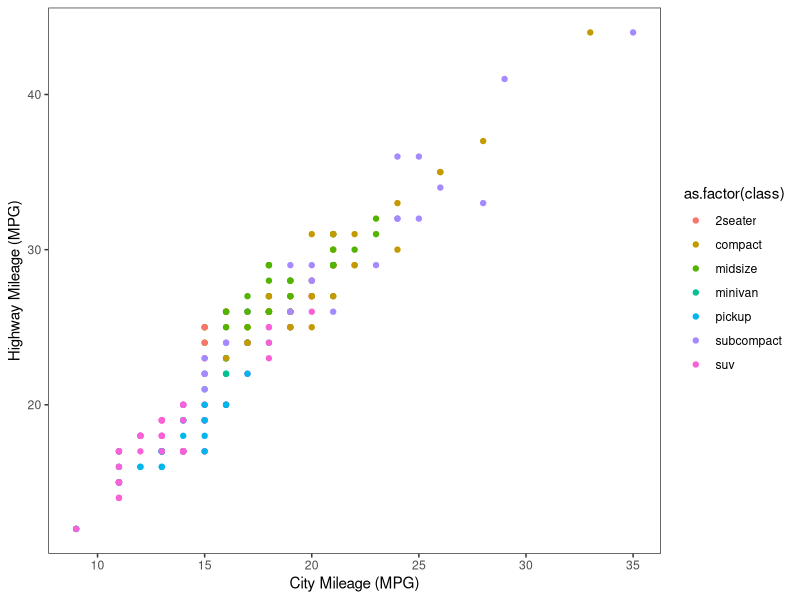
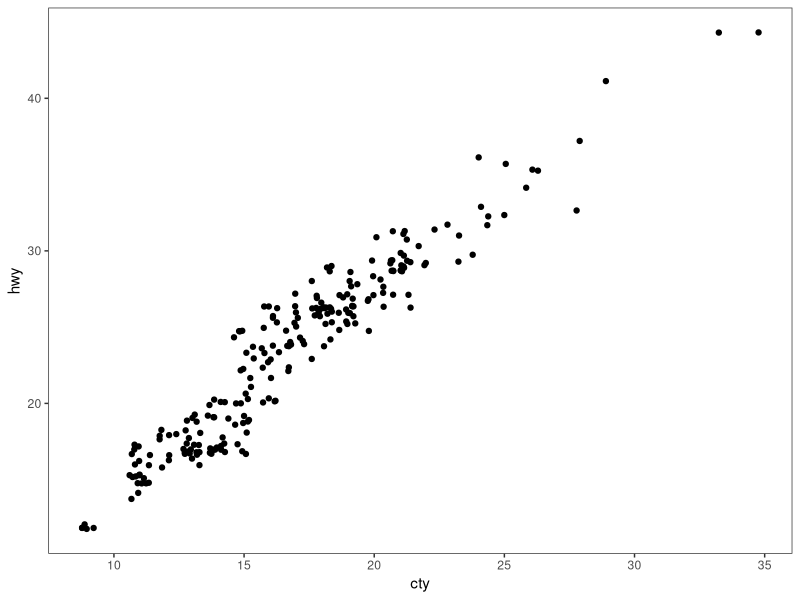
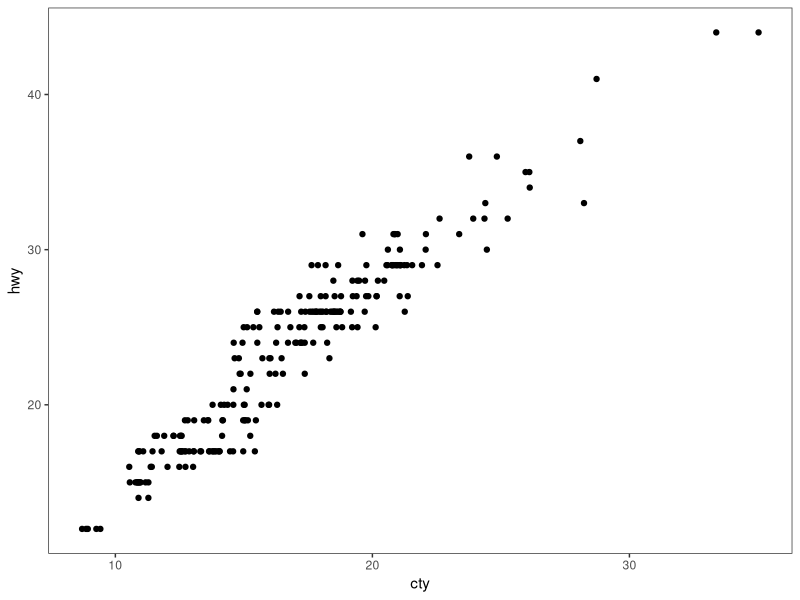
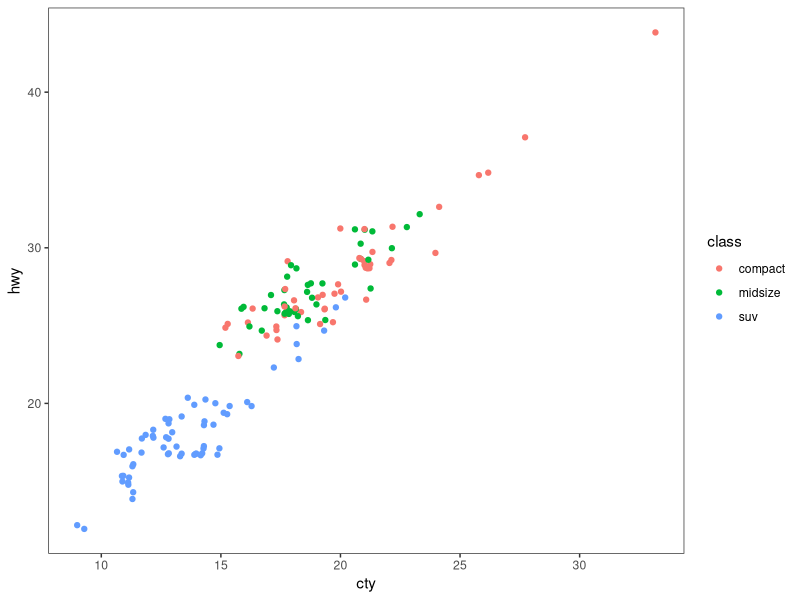
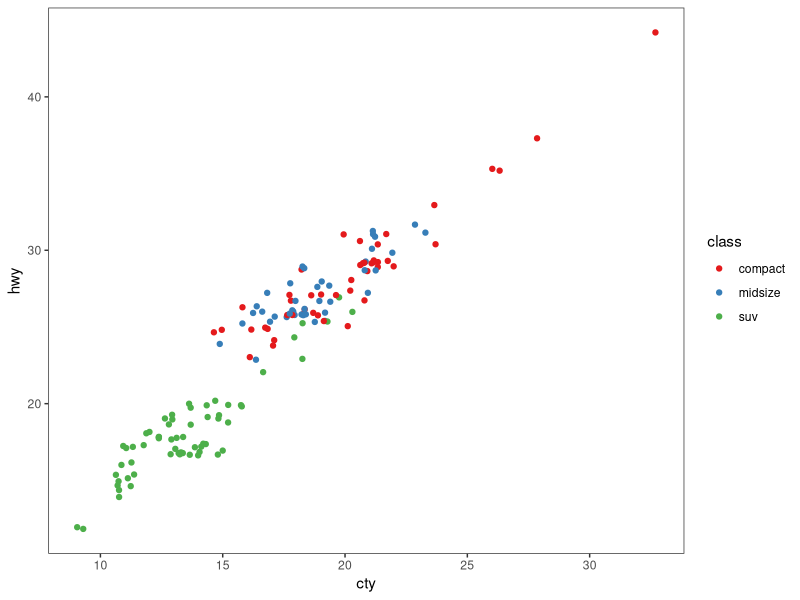
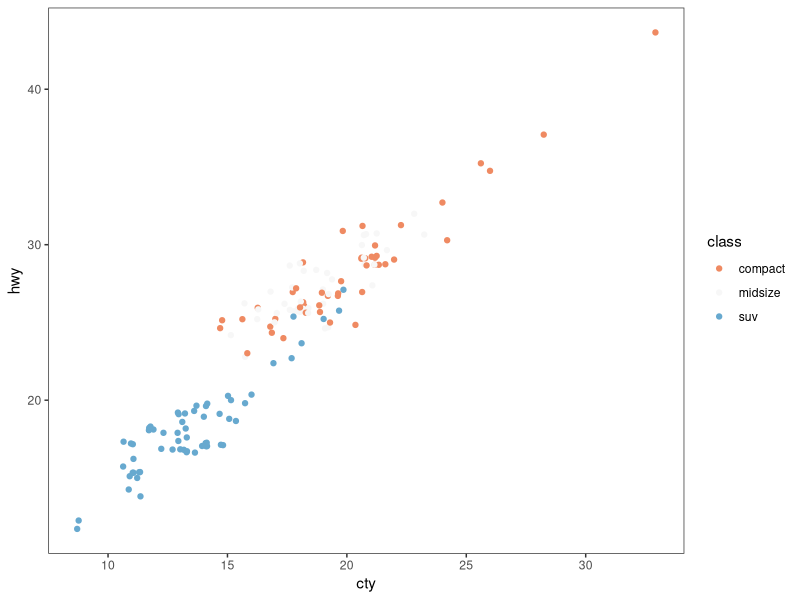
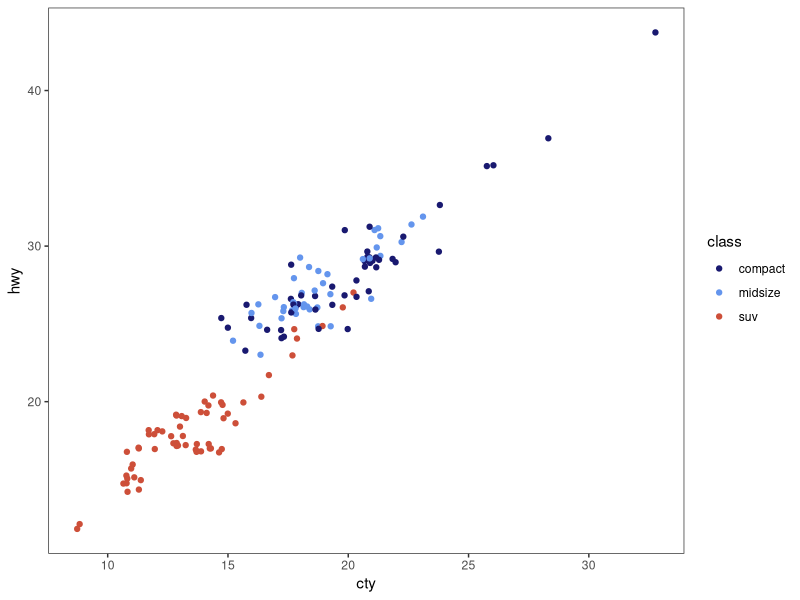
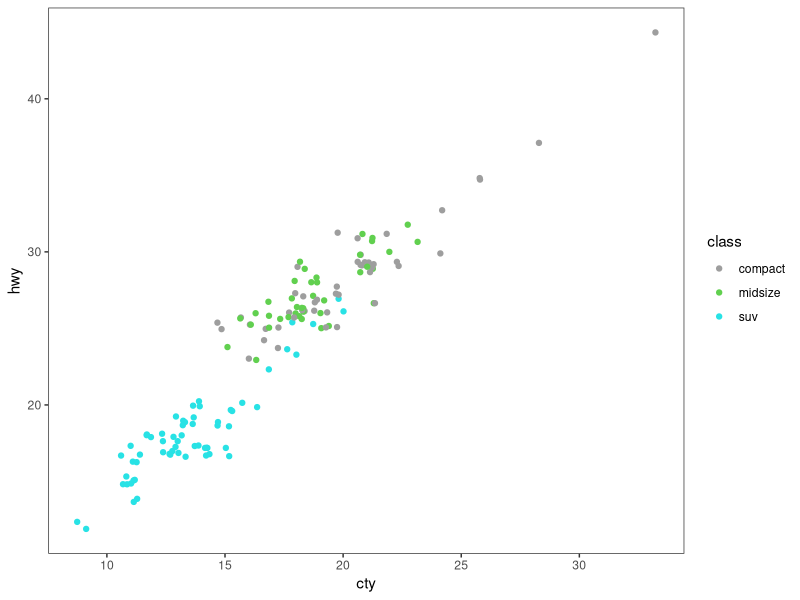

R code for these plots, in order: (Note: this script raises an error after producing the figures.)
# ---------------------------------------------------------- #
#### MODULE 3: Plot even more data!                       ####               
# ---------------------------------------------------------- #

library(ggplot2)
library(tidyverse)

## OBJECTIVE:
# 1. To develop a "grammar of graphics".
# 2. To become comfortable using ggplot2 for exploratory data visualization.


# ---------------------------------------------------------- #
#### SET UP:                                              ####
# ---------------------------------------------------------- #
# REMINDER: In RStudio, open the Rproject for our course (UNCG_DataWrangling), 
# pull any changes from GitHub, and navigate to the branch you created for 
# yourself (just a single branch for the whole semester) in RStudio's Git tab.
# Open this week's assignment in this new branch to complete and submit on GitHub.
# Ideally, you'll commit your answers a bit at a time as you work through
# this assignment, rather than committing all at once at the end.

# Reminder of some helpful resources for graphing in R:
# ggplot Cookbook: http://www.cookbook-r.com/Graphs/
# Official ggplot2 Book: https://ggplot2-book.org/
# Themes in ggplot2: https://ggplot2-book.org/polishing.html#themes

# In ggplot2, aesthetic means “something you can see”. Each aesthetic is a
# mapping between a visual cue and a variable.
# Examples include:
# position (i.e., on the x and y axes)
# color (“outside” color)
# fill (“inside” color)
# shape (of points)
# line type
# size

# Each type of geometric object (geom) accepts only a subset of all aesthetics.
# Refer to the geom help pages to see what mappings each geom accepts. Aesthetic
# mappings are set with the aes() function.

# TASK: We will be using the ggplot2 package for graphing. Fortunately, ggplot2 
# is nested within the tidyverse package (along with many others).
# Start by writing code to load the tidyverse library.
# HINT: see the end of assignment #1 if you forgot how to load a package.


# TASK: Write code below to set your theme to black and white and both your major
# AND minor gridlines to element_blank for all plots you'll be making today.
# HINT: Check back to last week's assignment section 1.9 for setting themes for
# all plots.

theme_set(theme_bw())
theme_update(panel.grid.major = element_blank(),
             panel.grid.minor = element_blank())

# ---------------------------------------------------------- #
#### 1.0 CORRELATION                                      ####
# ---------------------------------------------------------- #

# We learned how to make correlations last week, but it never hurts to get
# more practice! Let's start by using a data set built into ggplot2.
# The mpg dataset looks at the gas efficiency of different cars. Run the following
# code to load the data:
data(mpg, package = "ggplot2")

# TASK: Create a scatterplot (i.e., a dot plot) to relate city and highway mileage.
# Color the points by the class of car (class column) and label the x and y axis 
# to be more informative (City Mileage (MPG) vs Highway Mileage (MPG)).
# HINT: Refer back to last week's assignment or the ggplot help resources if you 
# forget how to make a scatterplot.

ggplot(mpg, aes(x = cty, y = hwy)) +
  geom_point(aes(color=as.factor(class))) +
  xlab("City Mileage (MPG)") +
  ylab("Highway Mileage (MPG)")

# Looks alright, but the graph may be hiding some information...
# QUESTION: How many data points are in the mpg dataframe?

    # 234 objects

# QUESTION: Approximately how many dots are in the graph you just made? How does
# that compare to the number of observations in the dataframe?

    # about 78 points on the plot, which is much much smaller

# Try another correlation-focused geom that addresses this problem by running
# the following code:
ggplot(data=mpg, aes(x=cty, y=hwy)) + 
  geom_jitter()


# QUESTION: What happened when you created the plot with geom_jitter?

    # it plotted the data but added some noise to the point positions

# QUESTION: Run the code to create a plot using geom_jitter a second time. Then run it
# again and again. What happens each time? Why is this happening?

    # each time its very slightly different, probably because thhe jitter moves the points randomly by a small amount, rather than by a set amount for each point

# TASK: The default in geom_jitter is to jitter (or slightly move) the points away
# from each other in both the x and y directions. Check the help file for geom_jitter
# and write code below to make a graph where you jitter points in only the x-dimension
# by 0.5.

ggplot(mpg, aes(x=cty, y=hwy)) +
  geom_jitter(width = .5, height = 0)

# ---------------------------------------------------------- #
#### 1.1 DETOUR! COLORS, COLORS, COLORS                   ####
# ---------------------------------------------------------- #

# Our world is so colorful, and our graphs can be too! But we want to be mindful
# of our color choices to not only be beautiful, but also informative and accessible.

# TASK: Create a new dataframe that filters our mpg data down to only information
# for car classes compact, midsize, and suv using an %in% statement. Name your 
# new dataframe mpgSubset.
# HINT: Refer back to the Transform assignment if you want help with %in% (or 
# try googling!)

mpgSubset <- mpg %>% 
  mutate(class = ifelse(class %in% c("compact", "midsize", "suv"), class, NA)) %>% 
  drop_na(class)

# ggplot has lots of nice (and some not so nice) built-in color palettes that we 
# can use to fill our bars with color. Try running the following code:
ggplot(data=mpgSubset, aes(x=cty, y=hwy, color=class)) +
  geom_jitter()

# The code above supplies us with ggplot's default color palette, which I find not
# so pleasing. Let's try to change this!

# We can add a statement specifying the scale of colors we would prefer. One way
# to do this is to use other pre-set palettes from ggplot. Run the code below to 
# ask ggplot to use the color brewer's palette called Set 1.
ggplot(data=mpgSubset, aes(x=cty, y=hwy, color=class)) +
  geom_jitter() +
  scale_color_brewer(palette="Set1")

# Alternatively, we could use the "RdBu" palette:
ggplot(data=mpgSubset, aes(x=cty, y=hwy, color=class)) +
  geom_jitter() +
  scale_color_brewer(palette="RdBu")

# QUESTION: Investigate the color brewer's range of palettes at this website: 
# https://r-graph-gallery.com/38-rcolorbrewers-palettes.html
# What do you notice about the colors chosen from each of the palettes that we
# used above? (i.e., does it use the first three colors in the palette? The last
# three? Some other combination?)

    # for set 1 it just used the first 3 colors, but for RdBu it used the middle three

# We could also pick out EXACTLY which colors we want for our figure. 
# There are 4 main ways to specify colors in R:
### by name
### by number
### by Hex code
### with the rgb() function

# By Name: R allows you to call more than 600 colors by name! Run the following
# code to see a list:
colors()

# We can put in the colors we chose for each variable by adding the 
# scale_color_manual() function to our plot. Try it out by running the following
# code:
ggplot(data=mpgSubset, aes(x=cty, y=hwy, color=class)) +
  geom_jitter() +
  scale_color_manual(values=c('midnightblue', 'cornflowerblue', 'tomato3'))


# You can also chose colors by number, which are assigned in R.

# TASK: Copy and paste the code to make our scatterplot and replace the color names
# with three numbers of your choice (between 1 and 657). How does your new figure look?
# HINT: remember to remove the quotation marks when calling numbers.
ggplot(data=mpgSubset, aes(x=cty, y=hwy, color=class)) +
  geom_jitter() +
  scale_color_manual(values=c(48, 579, 333))

# QUESTION: How do you think you could figure out which color name belongs to
# each color number?
# HINT: Try creating a dataframe from color() by passing it into the
# as.data.frame() function.

colorFrame <- as.data.frame(colors())
    # you can get the number by just seeing the position of the color's name in the colors() list

# You can also chose colors by Hex code. A Hex color code is a 6-symbol code made
# of up to three 2-symbol elements (6 symbols in length all together). Each of 
# the 2-symbol elements represents a color value in the Red-Green-Blue (RGB) color
# scale from 0 to 255. Hex codes are written with a # in front of them. Let's try
# out calling our colors using hex code.
ggplot(data=mpgSubset, aes(x=cty, y=hwy, color=class)) +
  geom_jitter() +
  scale_color_manual(values=c('#191970', '#6495ED', '#FF6347'))

# There are two great things about hex codes. First, you can call ANY color you 
# want with a hex code. That is, you're not limited to the 657 colors that are
# in ggplot. By specifying the color by hex code, you can pick literally anything!

# TASK: Google the search term "color picker". This should bring up google's color
# picker (in addition to a billion other color picking websites). Use this color
# picker to generate the hex codes for three new colors of your choice. Then copy
# and paste the above code, replacing the hex codes with your color choices.
ggplot(data=mpgSubset, aes(x=cty, y=hwy, color=class)) +
  geom_jitter() +
  scale_color_manual(values=c('#4fb1db', '#4fd9db', '#4fdbb1'))

# The second great thing about hex codes is that you can control the transparency
# of your colors. Transparency is set in a hex code by adding two extra symbols
# to the end, which together make up the "alpha" element. Adding 00 to the end 
# of your hex code will make your color completely transparent, while adding FF 
# to the end will make it completely opaque. Any number/letters in-between will 
# result in partial transparency. You can find a complete list of transparencies
# between 0-100% here: https://gist.github.com/lopspower/03fb1cc0ac9f32ef38f4

# TASK: Try out transparency by copying and pasting your graph code below and
# adding the alpha element to the end of each of your hex codes to make your
# first color 0% transparent, your second color 50% transparent, and your third
# color 100% transparent.
ggplot(data=mpgSubset, aes(x=cty, y=hwy, color=class)) +
  geom_jitter() +
  scale_color_manual(values=c('#4fb1db00', '#4fd9db80', '#4fdbb1ff'))

# QUESTION: What happened to the point that you set to 100% transparent?

    # it disappears because its fully transparent

# Finally, we can set our colors using the rgb() function. This operates very
# similarly to the hex code, where you can pick exactly the color and transparency
# you want. Try it out by running the following code:
ggplot(data=mpgSubset, aes(x=cty, y=hwy, color=class)) +
  geom_jitter() +
  scale_color_manual(values=c(rgb(.10, .10, .44, .5), rgb(.39, .58, .93, .5), rgb(1.0, .39, .28, .5)))

# TASK: Modify the above code to make all of your points 50% transparent.

# There are so many inventive and artistic people in the world who have expanded
# the offerings for colors in ggplot. Check out some notable ones listed below
# when choosing colors for this assignment.
### Color-blind friendly palettes: https://github.com/JLSteenwyk/ggpubfigs
### Color palettes from vintage National Parks posters: https://github.com/katiejolly/nationalparkcolors
### Color palettes based on Wes Anderson movies: https://github.com/karthik/wesanderson
### Color palettes from famous Dutch paintings: https://github.com/EdwinTh/dutchmasters


# ---------------------------------------------------------- #
#### 1.2 DETOUR! LEGENDS                                  ####
# ---------------------------------------------------------- #

# When you specify colors in your ggplot code, R throws in a bonus legend for free!
# However, this legend is often not as clear or visually appealing as we might 
# prefer. But as with all geometric objects in ggplot, legends can be easily altered.

# Run the following code to create a scatter plot. Feel free to modify the colors
# as you prefer!
ggplot(data=mpgSubset, aes(x=cty, y=hwy, color=class)) +
  geom_jitter() +
  scale_color_manual(values=c('#4fb1db', '#4fd9db', '#4fdbb1'))

# QUESTION: Where did ggplot get the legend title and values from?

    # it pulled the title from the "class" column's name and the values from the values of that column

# We could change the title and values in our legend by altering the dataframe
# we are passing into ggplot. But that seems a bit drastic. Instead, we can 
# lean on the same code that specifies our color picks to alter the legend text.
# Try it out by running the following code:
ggplot(data=mpgSubset, aes(x=cty, y=hwy, color=class)) + 
  geom_jitter() + 
  scale_color_manual(values=c('#4fb1db', '#4fd9db', '#4ff5b1'),
                     # setting the colors for the legend and points
                     name='Class of Car', 
                     # setting the title of the legend
                     breaks=c('suv', 'midsize', 'compact'), 
                     # setting what values from the data frame are being used
                     labels=c('SUV', 'Midsize', 'Compact'))
                     # renaming the labels on the legend for those values


# TASK: Label each line of the code above with what it is doing.
# HINT: Check the scale_color_manual help file or ggplot Cookbook for more info.


# IMPORTANT: It is important to pay attention to the order you provide ggplot with 
# your color choices and legend labels! Try running the following code:
ggplot(data=mpgSubset, aes(x=cty, y=hwy, color=class)) + 
  geom_jitter() + 
  scale_color_manual(values=c('#4fb1db', '#4fd9db', '#4ff5b1'), 
                     name='Class of Car', 
                     breaks=c('suv', 'midsize', 'compact'), 
                     labels=c('Compact', 'SUV', 'Midsize')) 


# QUESTION: What is wrong with the code above? Why is it so important to be
# careful with the order you pass information into ggplot?

    # while the points are colored the same as they were before, the labels have been arranged incorrectly so that the legend misrepresents the class of the points

# While changing the legend text and factor order takes place in the scale_color_manual
# step, moving the legend around on the graph page is part of the graph theme. We
# can try this out using the code below:
ggplot(data=mpgSubset, aes(x=cty, y=hwy, color=class)) + 
  geom_jitter() + 
  theme(legend.position='bottom')


# TASK: Modify the code above to have the legend display along the bottom of
# the figure.


# We can also have the legend located within the area of the graph itself! We can 
# do this by specifying the coordinates for where the legend should go within the
# graph axes. First we set the legend position and then we set the anchoring 
# position by justifying the legend.
### bottom left: 0,0
### bottom right: 1,0
### top left: 0,1
### top right: 1,1

# Try it out by running the following code:
ggplot(data=mpgSubset, aes(x=cty, y=hwy, color=class)) + 
  geom_jitter() + 
  theme(legend.position=c(1,0), legend.justification=c(1,0))

# QUESTION: What happens if you don't include the code for legend justification
# above?
ggplot(data=mpgSubset, aes(x=cty, y=hwy, color=class)) + 
  geom_jitter() + 
  theme(legend.position=c(1,0))
    # the legend goes off the screed

# TASK: Copy and paste the code from above. Modify it to place the legend in the
# upper left part of the graph.
ggplot(data=mpgSubset, aes(x=cty, y=hwy, color=class)) + 
  geom_jitter() + 
  theme(legend.position=c(0,1), legend.justification=c(0,1))

# Finally, we might want to remove the legend altogether! We would do so by
# modifying the theme as well. 

# TASK: Check the ggplot cookbook to find the legends section. Read what it says 
# about removing the legend. Then copy and paste the graph code from above. Modify
# the code to remove the legend.
ggplot(data=mpgSubset, aes(x=cty, y=hwy, color=class)) + 
  geom_jitter() + 
  theme(legend.position="none")

# ---------------------------------------------------------- #
#### 2.0 DEVIATION                                        ####
# ---------------------------------------------------------- #

# Used to compare variation in values between small number of items (or categories) 
# with respect to a fixed reference.

# Whether the graphical type is a deviation graph or a composition graph (or a 
# ranking graph) may depend on the underlying data structure.

# We used geom_bar() last week with factor data to create a bar graph. But
# geom_bar() is a bit tricky because it can make EITHER a bar graph or a histogram
# depending on the data you give it. The default of geom_bar() is to set stat to 
# count so if you give it just a continuous x value, it will make a histogram. Try
# it with the following code:
ggplot(data=mpg, aes(x=hwy)) + 
  geom_bar()

# In order to have the geom create bars and not a histogram, you must:
# 1) Set stat = identity
# 2) Provide both an x and a y inside the aes(), where x is either a character 
# or factor and y is numeric.

# TASK: Create a dataframe of summary statistics for the mpg data, calculating the
# mean, standard deviation, and standard error for highway mpg grouping by class.
# Name the resulting dataframe highwayMPG and your new variables hwy_mean, hwy_sd,
# and hwy_se.
# HINT: Look back at the Transform assignment if you forget how to summarize the
# data. Also recall, standard error = 1.96*standard deviation.

highwayMPG <- mpg %>% 
  group_by(class) %>% 
  summarise(hwy_mean = mean(hwy), hwy_sd = sd(hwy), hwy_se = 1.96*hwy_sd) %>%
  ungroup()

# TASK: Create a bar graph showing the average highway MPG on the y-axis and 
# car class on the x-axis. Fill the bars by class. Add in error bar caps that are 20%
# the width pf the bars.
# HINT: Don't forget to change stat from the default in your geom_bar() statement!
ggplot(highwayMPG, aes(x=class, y=hwy_mean)) +
  geom_bar(stat="identity") +
  geom_errorbar(aes(ymin=hwy_mean-hwy_se, ymax=hwy_mean+hwy_se), width = 0.2)

# ---------------------------------------------------------- #
#### 2.1 DETOUR! COLORS AND LEGENDS, AGAIN                ####
# ---------------------------------------------------------- #

# Recall that some geometric elements require fills instead of (or sometimes in
# addition to) colors.

# TASK: Create a bar graph with the mpg summary stats with the following parameters:
# (1) Black bar outline
# (2) Bars filled with the color brewer palette "Dark2" using the scale_fill_manual
#     statement
# (3) No legend
# (4) Informative x- and y-axis labels. 

# HINT: Carefully consider whether your color and/or fill should go within an aes() 
# statement, the scale_fill_manual or scale_color_manual statements, or neither.
# If in doubt, try a bunch of ways until it looks how we want it. And consult 
# your helpful ggplot resources on the web.


# ---------------------------------------------------------- #
#### 2.2 DETOUR! AXIS MODIFICATIONS                       ####
# ---------------------------------------------------------- #

# Run the following code, feeling free to modify colors as you prefer:
ggplot(data=highwayMPG, aes(x=class, y=hwy_mean, fill=class)) +
  geom_bar(stat='identity') 

# QUESTION: Where is ggplot getting the x-axis tick labels from?


# Often our tick labels are not the best. We can modify them to be more informative
# or visually appealing by directly modifying the dataframe, but again this feels
# a bit extreme. Instead, we can directly modify the scale of the axis. For axes
# that deal with categories, we are setting the discrete scale. Try it out by
# running the following code:
ggplot(data=highwayMPG, aes(x=class, y=hwy_mean, fill=class)) +
  geom_bar(stat='identity') +
  scale_x_discrete(labels=c('sport', 'compact', 'midsize', 'minivan', 'pickup', 'subcompact', 'SUV'))

# We can also change the scale of the continuous axes, including how large they are
# and where the tick marks fall as follows:
ggplot(data=highwayMPG, aes(x=class, y=hwy_mean, fill=class)) +
  geom_bar(stat='identity') +
  scale_y_continuous(breaks=seq(0, 50, 10)) +
  coord_cartesian(ylim=c(0,50))

# QUESTION: Try running the code above without the coord_cartesian() statement. 
# What is surprising about the resulting graph? Based on this result, what do you
# think the coord_cartesian() statement does?


# We can also add a statement into the scale discrete or continuous statements
# to name our axes, rather than putting in a whole separate step of xlab() or ylab().
# Try it out with the following code:
ggplot(data=highwayMPG, aes(x=class, y=hwy_mean, fill=class)) +
  geom_bar(stat='identity') +
  scale_x_discrete(name='Class of Car') +
  scale_y_continuous(name='Mean Highway MPG')


# Finally, we can flip our axes easily in ggplot as follows:
ggplot(data=highwayMPG, aes(x=class, y=hwy_mean, fill=class)) +
  geom_bar(stat='identity') +
  coord_flip()


# TASK: Let's put it all together. Make a graph of the mpg summary stats with the
# following specifications:
# (1) color by class of car using a color scheme of your choice (not the default)
# (2) plot the class of car on the x-axis and the highway MPG on the y axis
# (3) include better names for the x- and y-axis titles
# (4) include better names for the car classes
# (5) set the scale of the highway mpg to run from 0 to 30 with breaks every 5 
# (6) flip your axes
# (7) remove the legend


# ---------------------------------------------------------- #
#### 3.0 RANKING                                          ####
# ---------------------------------------------------------- #
# Used to compare the position or performance of multiple items with respect to 
# each other. Actual values matters somewhat less than the ranking.

# TASK: Create a dataframe of summary statistics for the mpg data, calculating the
# mean, standard deviation, and standard error for CITY mpg grouping by class.
# Name the resulting dataframe cityMPG and your new variables city_mean, city_sd,
# and city_se.
# HINT: Look back at the Transform assignment if you forget how to summarize the
# data. Also, standard error = 1.96*standard deviation.


# Now we want to plot our data in order from smallest to largest city MPG to get
# a ranking. To do so, we need to use the reorder() function to rearrange the data
# going into our x-axis.
ggplot(cityMPG, aes(x=reorder(class, city_mean), y=city_mean)) + 
  geom_bar(stat="identity")

# TASK: Recreate the above ranking figure to include the following:
# (1) class of car on the x-axis with informative axis and tick labels
# (2) MPG ordered from highest to lowest (hint: try google if you're unsure)
# (3) bars with dary grey outlines and filled by class with your favorite color scheme
# (4) error bars with end caps 30% the width of the bars
# (5) y-axis from 0 to 30 with tick marks every 5
# (6) no legend.


# ---------------------------------------------------------- #
#### 4.0 DISTRIBUTION                                     ####
# ---------------------------------------------------------- #
# When you have lots and lots of data points and want to study where and how the
# data points are distributed.

# Histograms can be accomplished with either geom_bar() or geom_histogram()
ggplot(mpg, aes(hwy)) + 
  geom_histogram()

# TASK: Recreate the graph above, but using geom_bar() instead


# TASK: Try making a histogram with the categorical variable 'manufacturer'.
# What error message do you get?


# QUESTION: What happens when you follow the advice of the error message and 
# make stat='count'?
ggplot(mpg, aes(manufacturer)) + 
  geom_histogram(stat="count")


# TASK: Make a boxplot comparing the distribution of cty (city mileage) for
# each class of car.
# HINT: Look back to last week if you forget how to make a boxplot.


# We can also make a different type of distribution, a violin plot using the 
# geom_violin statement as follows:
ggplot(mpg, aes(x=class, y=cty)) + 
  geom_violin()

# QUESTION: What does a violin plot show? Check google if you're unsure.


# ---------------------------------------------------------- #
#### 5.0 COMPOSITION                                      ####
# ---------------------------------------------------------- #
# Bar charts and pie charts are classic ways of showing composition of a dataset.

# TASK: Let's get some data for this task by determining the number of cars from 
# each car manufacturer in our mpg dataframe. We can do this as follows:
manufacturerFreq <- mpg %>% 
  group_by(manufacturer) %>% 
  summarize(frequency=length(manufacturer)) %>% 
  ungroup()

# TASK: Make a bar graph of the number of cars (frequency) by manufacturer using
# the dataframe we created above.


# We can switch the bar chart you created above into a pie chart simply by changing
# the coordinate system through a series of steps as follows:

ggplot(manufacturerFreq, aes(x=manufacturer, y=frequency)) +
  geom_bar(stat="identity") +
  coord_polar()

ggplot(manufacturerFreq, aes(x=manufacturer, y=frequency, fill=manufacturer)) +
  geom_bar(stat="identity") +
  coord_polar()

ggplot(manufacturerFreq, aes(x="", y=frequency, fill=manufacturer)) +
  geom_bar(stat="identity", width=1) +
  coord_polar()

ggplot(manufacturerFreq, aes(x="", y=frequency, fill=manufacturer)) +
  geom_bar(stat="identity", width=1) +
  coord_polar(theta="y")

ggplot(manufacturerFreq, aes(x="", y=frequency, fill=manufacturer)) +
  geom_bar(stat="identity", width=1) +
  coord_polar(theta="y", start=0) +
  theme_void() +
  theme(legend.title = element_text(size = 12.5), 
        legend.text  = element_text(size = 8.5),
        legend.key.size = unit(.75, "lines"))

# TASK: Annotate the code below to describe what each line does:
ggplot(manufacturerFreq, aes(x="", y=frequency, fill=manufacturer)) +
  geom_bar(stat="identity", width=1) +
  coord_polar(theta="y", start=0) +
  theme_void() +
  theme(legend.title = element_text(size = 12.5), 
        legend.text  = element_text(size = 8.5),
        legend.key.size = unit(.75, "lines"))


# ---------------------------------------------------------- #
#### 6.0 CHANGE                                           ####
# ---------------------------------------------------------- #

# Time series are often best visualized with line graphs. Let's try this out
# with some new data:
data("economics")

# TASK: Use the economics dataset to plot the number of people who are unemployed
# over time (unemploy vs date). Make a scatterplot, then connect the points with 
# lines using geom_line().
# HINT: use ?economics to get more information about this dataset.




# ---------------------------------------------------------- #
#### GROUPS AND MAPS                                      ####
# ---------------------------------------------------------- #

# Let's save these for group project options, this assignment is really long!









# REMEMBER: Save and push your script when you're done with this assignment!
